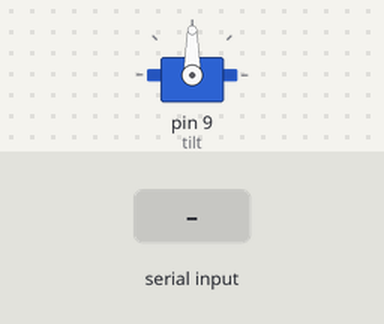
The sketch below on a simulated Arduino Uno, built with avr-gcc and run on an emulated ATmega328P. Shown: servo. Inputs (shaded band) come from the test bench.

Above: at 1.2 s.
1.3 s: "90,45\n" received over Serial
At 2.4 s:
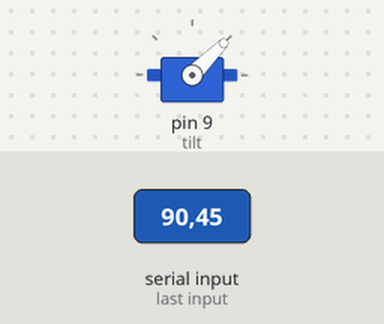
2.8 s: "30,150\n" received over Serial
At 3.5 s:
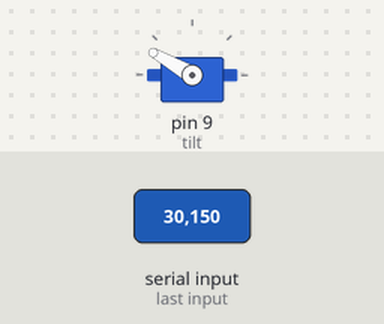
4.3 s: "5\n" received over Serial
At 5.3 s:
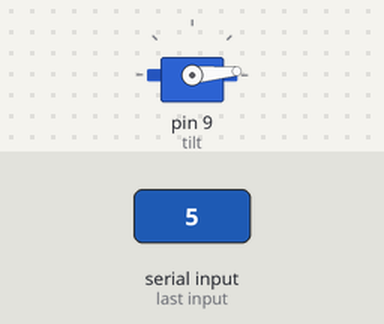
5.8 s: "200\n" received over Serial
At 6.5 s:
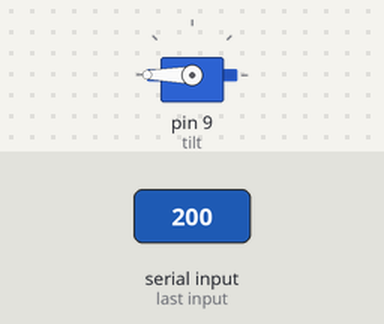
7.3 s: "90\n" received over Serial
At 7.6 s:
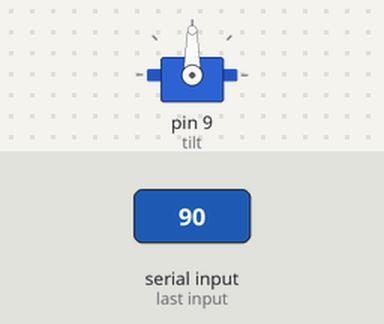
Timing chart, 0 to 9.8 s (numbered marks = the images above; inputs shaded):
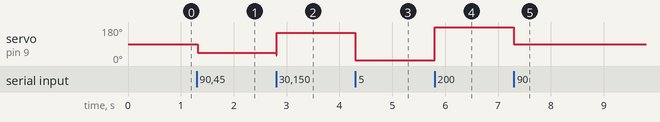

Measured:
- after the input at 1.3 s, servo on pin 9 (tilt): 90° → 45° at once
- after the input at 2.8 s, servo on pin 9 (tilt): 45° → 150° at once
- after the input at 4.3 s, servo on pin 9 (tilt): 150° → 5° at once
- after the input at 5.8 s, servo on pin 9 (tilt): 5° → 180° at once
- after the input at 7.3 s, servo on pin 9 (tilt): 180° → 90° at once

The sketch:

Tracker_object.ino
```cpp
#include <Servo.h>

int receive = 0;
Servo tilt;

void setup()
{
  Serial.begin(57600);
  tilt.attach(9);
  tilt.write(90);
}

void loop() {

  if (Serial.available()) {

    receive = Serial.parseInt() ;

    if(receive > 1)
    {
     tilt.write(receive);
     delay(15);
    }
  }

}
```
